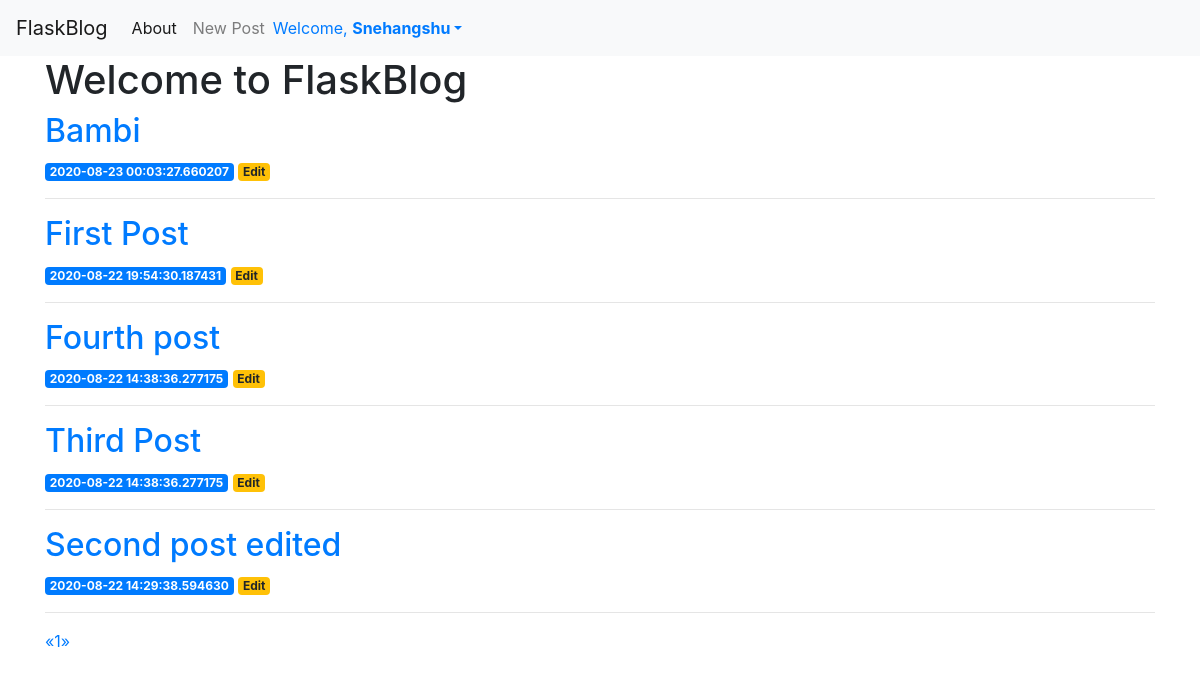
The app's page /index (signed in) with its own data.
### app.py (models this page shows, shortened)
class User(UserMixin, db.Model):
    user_id = db.Column(db.Integer, primary_key=True)
    username = db.Column(db.String(64), index=True, unique=True)
    email = db.Column(db.String(120), index=True, unique=True)
    password = db.Column(db.String(128))
    authenticated = db.Column(db.Boolean, default=False)
    posts = db.relationship('Posts', backref='user', lazy='dynamic')

class Posts(db.Model):
    id = db.Column(db.Integer, primary_key = True)
    created = db.Column(db.TIMESTAMP, index = True, unique = False, default=datetime.datetime.now())
    title = db.Column(db.String(50), index = True, unique = False)
    content = db.Column(db.String(500), index = False, unique = False)
    user_id = db.Column(db.Integer, db.ForeignKey('user.user_id'))

### app.py (the view)
@app.route('/')
@app.route('/index')
def index():
    page =  request.args.get('page', 1, type=int)
    pagination = Posts.query.order_by(Posts.created.desc()).paginate(
        page, per_page=current_app.config['FLASKY_POSTS_PER_PAGE'],
        error_out=False)
    posts = pagination.items
    return render_template('index.html', posts=posts, pagination=pagination)

### app.py (called while the page is built)
@login_manager.user_loader
def load_user(user_id):
    return User.query.get(int(user_id))

### templates/index.html
{% extends 'base.html' %}
{% import "_macros.html" as macros %}
{% block content %}
    <h1>{% block title %} Welcome to FlaskBlog {% endblock %}</h1>
    {% for post in posts %}
        <a href="{{ url_for('post', post_id=post.id) }}">
            <h2>{{ post.title }}</h2>
        </a>
        <span class="badge badge-primary">{{ post.created }}</span>
        <a href="{{ url_for('edit', id=post.id) }}">
            <span class="badge badge-warning">Edit</span>
        </a>
        <hr>
    {% endfor %}
    <div class="pagination">
        {{ macros.pagination_widget(pagination, '.index') }}
    </div>
{% endblock %}

### templates/base.html (shortened to what this page needs)
<!doctype html>
<html lang="en">
  <head>
    <link rel="stylesheet" href="https://stackpath.bootstrapcdn.com/bootstrap/4.3.1/css/bootstrap.min.css">
  </head>
  <body>
    <nav class="navbar navbar-expand-md navbar-light bg-light">
        <a class="navbar-brand" href="{{ url_for('index')}}">FlaskBlog</a>
        <div class="collapse navbar-collapse" id="navbarNav">
            <ul class="navbar-nav">
            <li class="nav-item active">
                <a class="nav-link" href="#">About</a>
            </li>
            <li class="nav-item">
                <a class="nav-link" href="{{url_for('create')}}">New Post</a>
            </li>
            </ul>
            <div class="pull-right">
                <ul class="nav pull-right">
                    {% block navbar %}
                        {% if current_user.is_authenticated %}
                            <li class="dropdown"><a href="#" class="dropdown-toggle" data-toggle="dropdown">Welcome, <b class="caret">{{ current_user.username }}</b></a>
                        {% else %}
                            <li class="dropdown"><a href="#" class="dropdown-toggle" data-toggle="dropdown">Welcome, <b class="caret">Anonymous</b></a>
                        {% endif %}
                    {% endblock %}
                    </li>
                </ul>
              </div>
        </div>
    </nav>
    <div class="container">
        {% block content %} {% endblock %}
    </div>
  </body>
</html>

### records on screen
User: username "Snehangshu"
Posts: title "Bambi", created "2020-08-23 00:03:27.660207"
Posts: title "First Post", created "2020-08-22 19:54:30.187431"
Posts: title "Fourth post", created "2020-08-22 14:38:36.277175"
Posts: title "Third Post", created "2020-08-22 14:38:36.277175"
Posts: title "Second post edited", created "2020-08-22 14:29:38.594630"

### other values on screen
{{ p }} "1"
